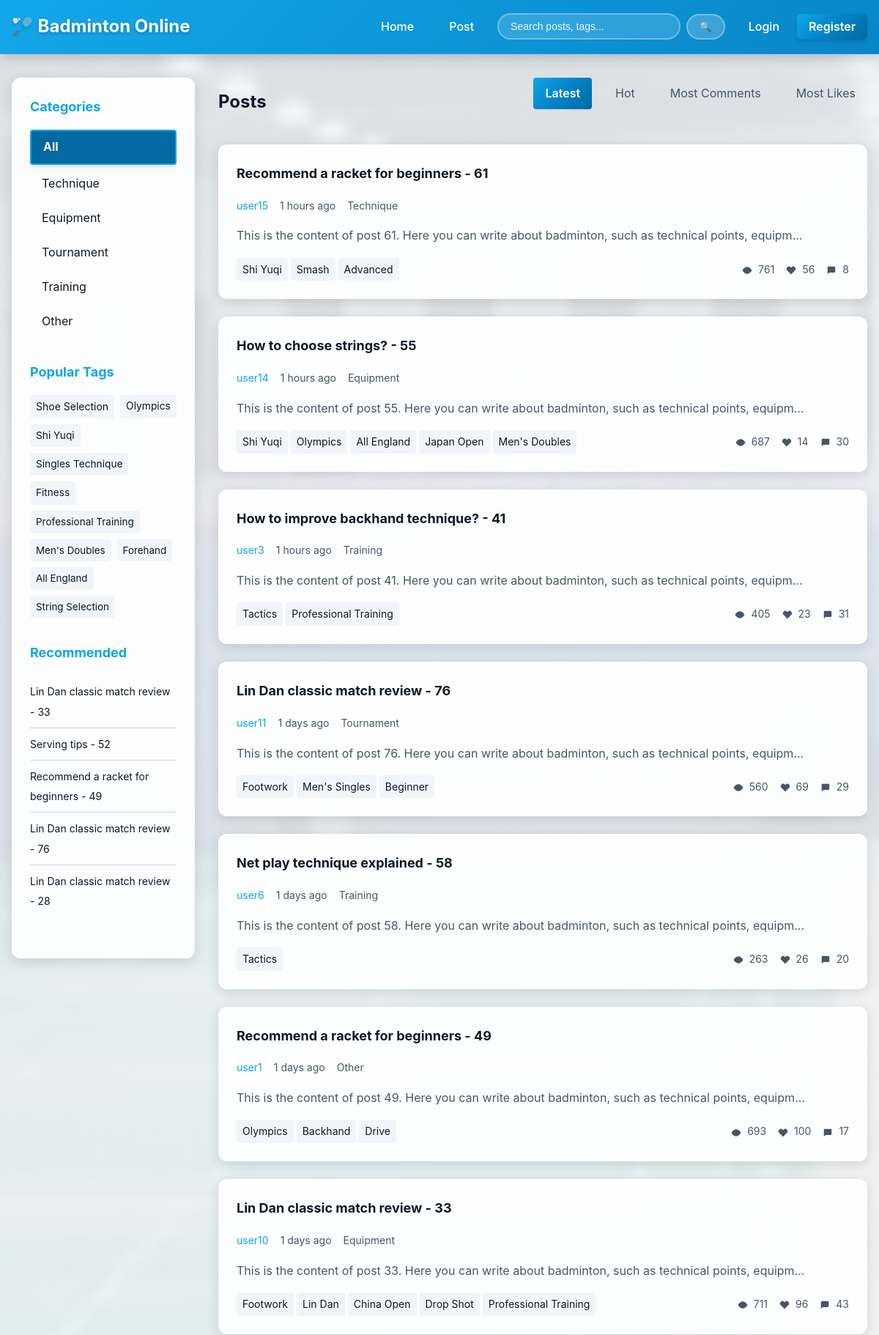
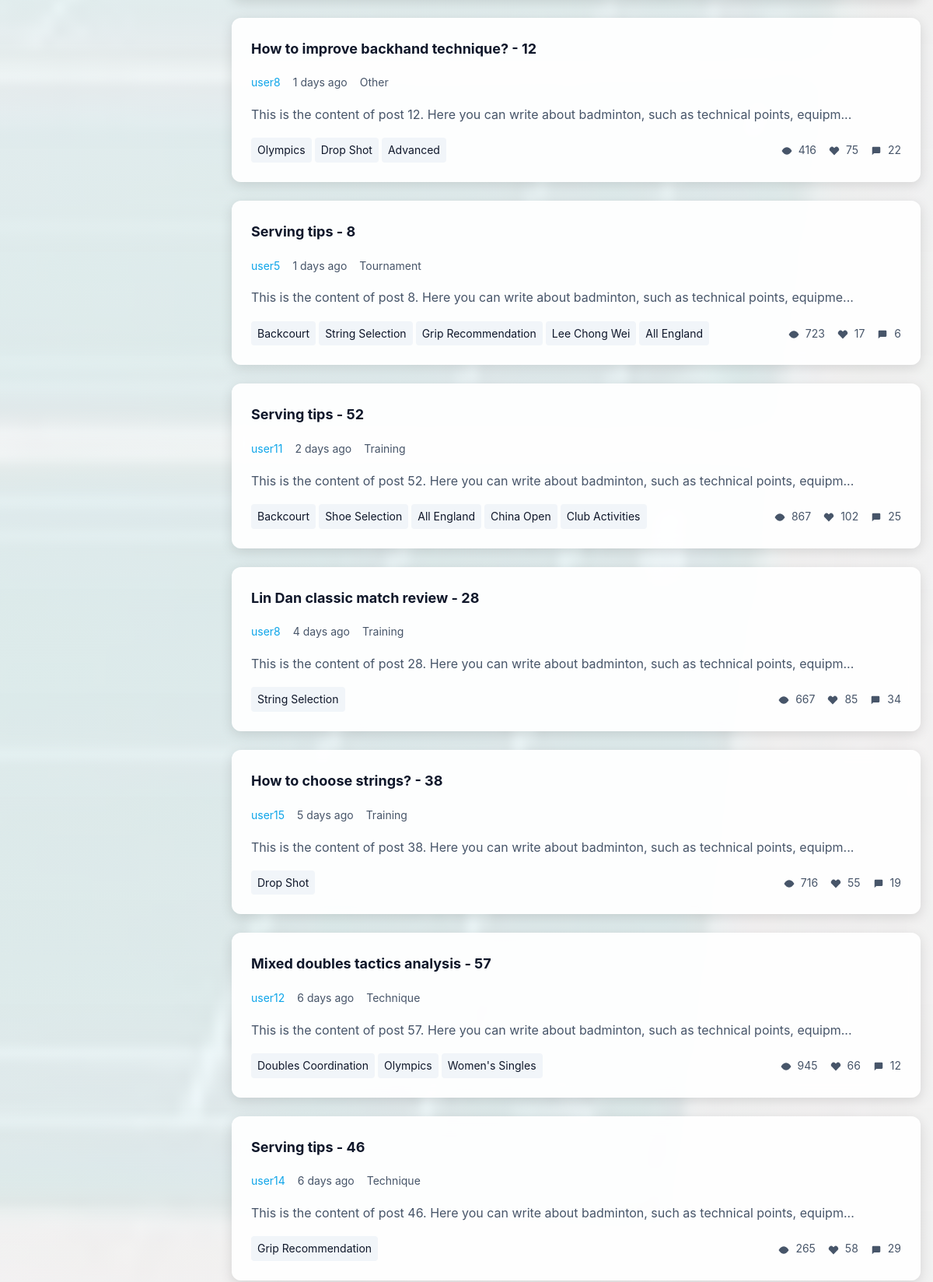
The page / (upper part) on the database its author committed (2 pictures, top to bottom).
### app/models.py (models this page shows, shortened)
class Tag(db.Model):
    __tablename__ = 'tags'
    id = db.Column(db.Integer, primary_key=True)
    name = db.Column(db.String(50), unique=True, nullable=False, index=True)
    description = db.Column(db.Text, nullable=True)
    usage_count = db.Column(db.Integer, default=0, nullable=False, index=True)
    created_at = db.Column(db.DateTime, default=datetime.utcnow, nullable=False)

class Post(db.Model):
    __tablename__ = 'posts'
    id = db.Column(db.Integer, primary_key=True)
    title = db.Column(db.String(100), nullable=False, index=True)
    content = db.Column(db.Text, nullable=False)
    author_id = db.Column(db.Integer, db.ForeignKey('users.id'), nullable=False, index=True)
    category = db.Column(db.String(20), nullable=False, index=True, default='Other')
    created_at = db.Column(db.DateTime, default=datetime.utcnow, nullable=False, index=True)
    updated_at = db.Column(db.DateTime, default=datetime.utcnow,
                         onupdate=datetime.utcnow, nullable=False)
    view_count = db.Column(db.Integer, default=0, nullable=False)
    like_count = db.Column(db.Integer, default=0, nullable=False)
    comment_count = db.Column(db.Integer, default=0, nullable=False)
    is_pinned = db.Column(db.Boolean, default=False, nullable=False)
    is_draft = db.Column(db.Boolean, default=False, nullable=False)
    comments = db.relationship('Comment', backref='post', lazy='dynamic',
                              cascade='all, delete-orphan', order_by='Comment.created_at')
    tags = db.relationship(
        'Tag', secondary=post_tags,
        backref=db.backref('posts', lazy='dynamic'),
        lazy='dynamic'
    )
    def calculate_hot_score(self):
        hours_old = (datetime.utcnow() - self.created_at).total_seconds() / 3600
        time_factor = max(0, 1 - hours_old / 168)  # Time decay within a week
        return (self.like_count * 2 +
                self.comment_count * 3 +
                self.view_count * 0.1) * (1 + time_factor)

class User(UserMixin, db.Model):
    __tablename__ = 'users'
    id = db.Column(db.Integer, primary_key=True)
    username = db.Column(db.String(80), unique=True, nullable=False, index=True)
    email = db.Column(db.String(120), unique=True, nullable=False, index=True)
    password_hash = db.Column(db.String(255), nullable=False)
    avatar_url = db.Column(db.String(255), default='default_avatar.png')
    bio = db.Column(db.Text, nullable=True)
    created_at = db.Column(db.DateTime, default=datetime.utcnow, nullable=False)
    last_login = db.Column(db.DateTime, nullable=True)
    is_active = db.Column(db.Boolean, default=True, nullable=False)
    is_admin = db.Column(db.Boolean, default=False, nullable=False)
    posts = db.relationship('Post', backref='author', lazy='dynamic',
                           cascade='all, delete-orphan')
    comments = db.relationship('Comment', backref='author', lazy='dynamic',
                              cascade='all, delete-orphan')
    following = db.relationship(
        'User', secondary=follows,
        primaryjoin=('follows.c.follower_id == User.id'),
        secondaryjoin=('follows.c.following_id == User.id'),
        backref=db.backref('followers', lazy='dynamic'),
        lazy='dynamic'
    )
    bookmarked_posts = db.relationship(
        'Post', secondary=bookmarks,
        backref=db.backref('bookmarked_by', lazy='dynamic'),
        lazy='dynamic'
    )
    liked_posts = db.relationship(
        'Post', secondary=post_likes,
        backref=db.backref('liked_by', lazy='dynamic'),
        lazy='dynamic'
    )
    liked_comments = db.relationship(
        'Comment', secondary=comment_likes,
        backref=db.backref('liked_by', lazy='dynamic'),
        lazy='dynamic'
    )

### app/routes.py (the view, shortened to what this page needs)
@main.route('/')
def index():
    page = request.args.get('page', 1, type=int)
    sort = request.args.get('sort', 'latest')
    category = request.args.get('category', '')
    tag_name = request.args.get('tag', '')
    query = Post.query.filter_by(is_draft=False)
    if tag_name:
        tag = Tag.query.filter_by(name=tag_name).first()
        if tag:
            query = query.filter(Post.tags.contains(tag))
    if sort == 'comments':
        query = query.order_by(Post.comment_count.desc())
    elif sort == 'likes':
        query = query.order_by(Post.like_count.desc())
    elif sort == 'views':
        query = query.order_by(Post.view_count.desc())
    else:  # latest
        query = query.order_by(Post.created_at.desc())
    if sort != 'hot':
        pagination = query.paginate(page=page, per_page=20, error_out=False)
        posts = pagination.items
    recommended_posts = []
    if current_user.is_authenticated:
        recommended_posts = get_recommended_posts(user=current_user, limit=5)
    else:
        recommended_posts = get_hot_posts(limit=5)
    hot_tags = Tag.query.filter(Tag.usage_count > 0).order_by(Tag.usage_count.desc()).limit(10).all()
    return render_template('index.html',
                         posts=posts,
                         pagination=pagination,
                         sort=sort,
                         category=category,
                         tag_name=tag_name,
                         recommended_posts=recommended_posts,
                         hot_tags=hot_tags,
                         time_ago=time_ago,
                         get_text_preview=get_text_preview,
                         get_category_display=get_category_display)

### app/utils.py (called while the page is built)
def get_category_display(category):
    if not category:
        return 'Other'
    return CATEGORY_MAP.get(category, category)

def get_text_preview(text, max_length=100):
    import re
    if not text:
        return ''
    text = re.sub(r'\[([^\]]+)\]\([^\)]+\)', r'\1', text)
    text = re.sub(r'!\[([^\]]*)\]\([^\)]+\)', r'\1', text)
    text = re.sub(r'\*\*([^\*]+)\*\*', r'\1', text)
    text = re.sub(r'(?<!\*)\*([^\*]+)\*(?!\*)', r'\1', text)
    text = re.sub(r'`([^`]+)`', r'\1', text)
    text = re.sub(r'^#+\s+', '', text, flags=re.MULTILINE)
    text = re.sub(r'^[\-\*\+]\s+', '', text, flags=re.MULTILINE)
    text = re.sub(r'\n\s*\n', '\n', text)
    text = text.strip()
    if len(text) > max_length:
        text = text[:max_length] + '...'
    return text

def time_ago(dt):
    if not dt:
        return ''
    now = datetime.utcnow()
    diff = now - dt
    if diff < timedelta(minutes=1):
        return 'just now'
    elif diff < timedelta(hours=1):
        return f'{int(diff.seconds / 60)} minutes ago'
    elif diff < timedelta(days=1):
        return f'{int(diff.seconds / 3600)} hours ago'
    elif diff < timedelta(days=30):
        return f'{diff.days} days ago'
    else:
        return dt.strftime('%Y-%m-%d')

def get_hot_posts(limit=15):
    posts = Post.query.filter_by(is_draft=False).all()
    scored_posts = [(post, post.calculate_hot_score()) for post in posts]
    scored_posts.sort(key=lambda x: x[1], reverse=True)
    seen_ids = set()
    unique_posts = []
    for post, score in scored_posts:
        if post.id not in seen_ids:
            seen_ids.add(post.id)
            unique_posts.append(post)
        if len(unique_posts) >= limit:
            break
    return unique_posts

### templates/index.html (shortened to what this page needs)
{% extends "base.html" %}
{% from "includes/icons.html" import icon_eye, icon_like, icon_comment %}
{% block content %}
<div class="container">
    <div class="layout">
        <aside class="sidebar" role="complementary">
            <section class="sidebar-section">
                <h2>Categories</h2>
                <nav aria-label="Category navigation">
                    <a href="{{ url_for('main.index') }}"
                       class="category-link {% if not category %}active{% endif %}">All</a>
                    <a href="{{ url_for('main.index', category='Technique') }}"
                       class="category-link {% if category == 'Technique' %}active{% endif %}">Technique</a>
                    <a href="{{ url_for('main.index', category='Equipment') }}"
                       class="category-link {% if category == 'Equipment' %}active{% endif %}">Equipment</a>
                    <a href="{{ url_for('main.index', category='Tournament') }}"
                       class="category-link {% if category == 'Tournament' %}active{% endif %}">Tournament</a>
                    <a href="{{ url_for('main.index', category='Training') }}"
                       class="category-link {% if category == 'Training' %}active{% endif %}">Training</a>
                    <a href="{{ url_for('main.index', category='Other') }}"
                       class="category-link {% if category == 'Other' %}active{% endif %}">Other</a>
                </nav>
            </section>
            <section class="sidebar-section">
                <h2>Popular Tags</h2>
                <div class="tag-cloud" role="list" aria-label="Popular tags">
                    {% if hot_tags %}
                        {% for tag in hot_tags %}
                            <a href="{{ url_for('main.tag_detail', tag_name=tag.name) }}"
                               class="tag tag-{{ 'hot' if tag.usage_count > 20 else 'normal' }}"
                               style="font-size: {{ 12 + (tag.usage_count / 10) }}px;">
                                {{ tag.name }}
                            </a>
                        {% endfor %}
                    {% else %}
                        <p class="empty-tags">No tags yet</p>
                    {% endif %}
                </div>
            </section>
            {% if recommended_posts %}
            <section class="sidebar-section">
                <h2>Recommended</h2>
                <ul class="recommended-list">
                    {% for post in recommended_posts %}
                        <li>
                            <a href="{{ url_for('main.post_detail', post_id=post.id) }}">
                                {{ post.title }}
                            </a>
                        </li>
                    {% endfor %}
                </ul>
            </section>
            {% endif %}
        </aside>
        <div class="main-area">
            <div class="posts-header">
                <h1>Posts</h1>
                <div class="sort-options">
                    <a href="{{ url_for('main.index', sort='latest', category=category, tag=tag_name) }}"
                       class="sort-link {% if sort == 'latest' %}active{% endif %}">Latest</a>
                    <a href="{{ url_for('main.index', sort='hot', category=category, tag=tag_name) }}"
                       class="sort-link {% if sort == 'hot' %}active{% endif %}">Hot</a>
                    <a href="{{ url_for('main.index', sort='comments', category=category, tag=tag_name) }}"
                       class="sort-link {% if sort == 'comments' %}active{% endif %}">Most Comments</a>
                    <a href="{{ url_for('main.index', sort='likes', category=category, tag=tag_name) }}"
                       class="sort-link {% if sort == 'likes' %}active{% endif %}">Most Likes</a>
                </div>
            </div>
            <div class="posts-list" role="list">
                {% for post in posts %}
                    <article class="post-card" role="listitem">
                        <div class="post-header">
                            <h2>
                                <a href="{{ url_for('main.post_detail', post_id=post.id) }}">
                                    {{ post.title }}
                                </a>
                            </h2>
                            <div class="post-meta">
                                <a href="{{ url_for('main.user_profile', username=post.author.username) }}"
                                   class="author-link">{{ post.author.username }}</a>
                                <span class="post-time">{{ time_ago(post.created_at) }}</span>
                                <span class="post-category">{{ get_category_display(post.category) }}</span>
                            </div>
                        </div>
                        <div class="post-preview">
                            {{ get_text_preview(post.content, 100) }}
                        </div>
                        <div class="post-footer">
                            <div class="post-tags">
                                {% for tag in post.tags %}
                                    <a href="{{ url_for('main.tag_detail', tag_name=tag.name) }}"
                                       class="tag">{{ tag.name }}</a>
                                {% endfor %}
                            </div>
                            <div class="post-stats">
                                <span>{{ icon_eye() }} {{ post.view_count }}</span>
                                <span>{{ icon_like() }} {{ post.like_count }}</span>
                                <span>{{ icon_comment() }} {{ post.comment_count }}</span>
                            </div>
                        </div>
                    </article>
                {% else %}
                    <div class="empty-state">
                        <p>No posts yet</p>
                    </div>
                {% endfor %}
            </div>
        </div>
    </div>
</div>
{% endblock %}

### templates/includes/icons.html (shortened to what this page needs)
{% macro icon_eye() %}
<svg class="icon" viewBox="0 0 24 24" fill="none" stroke="currentColor" stroke-width="2" stroke-linecap="round" stroke-linejoin="round">
    <path d="M1 12s4-8 11-8 11 8 11 8-4 8-11 8-11-8-11-8z"></path>
    <circle cx="12" cy="12" r="3"></circle>
</svg>
{% endmacro %}
{% macro icon_like(filled=false) %}
<svg class="icon" viewBox="0 0 24 24" fill="{% if filled %}currentColor{% else %}none{% endif %}" stroke="currentColor" stroke-width="2" stroke-linecap="round" stroke-linejoin="round">
    <path d="M20.84 4.61a5.5 5.5 0 0 0-7.78 0L12 5.67l-1.06-1.06a5.5 5.5 0 0 0-7.78 7.78l1.06 1.06L12 21.23l7.78-7.78 1.06-1.06a5.5 5.5 0 0 0 0-7.78z"></path>
</svg>
{% endmacro %}
{% macro icon_comment() %}
<svg class="icon" viewBox="0 0 24 24" fill="none" stroke="currentColor" stroke-width="2" stroke-linecap="round" stroke-linejoin="round">
    <path d="M21 15a2 2 0 0 1-2 2H7l-4 4V5a2 2 0 0 1 2-2h14a2 2 0 0 1 2 2z"></path>
</svg>
{% endmacro %}

### static/css/components.css (style rules this page uses)
.posts-header { display: flex; justify-content: space-between; align-items: center; margin-bottom: var(--spacing-lg); flex-wrap: wrap; gap: var(--spacing-md); }
.posts-header h1 { font-size: var(--font-size-xl); color: var(--text-primary); }
.post-stats { display: flex; gap: var(--spacing-md); font-size: var(--font-size-sm); color: var(--text-secondary); align-items: center; }
.post-stats svg { width: 1em; height: 1em; vertical-align: middle; margin-right: 0.25rem; }
.recommended-list { list-style: none; }
.recommended-list li { padding: var(--spacing-sm) 0; border-bottom: 1px solid var(--border-color); }
.recommended-list li:last-child { border-bottom: none; }
.recommended-list a { color: var(--text-primary); text-decoration: none; font-size: var(--font-size-sm); }

### static/css/background.css (style rules this page uses)
body { position: relative; }
body::before { content: ''; position: fixed; top: 0; left: 0; width: 100%; height: 100%; background-image: var(--bg-image, url('/static/images/background.jpg')); background-size: cover; background-position: center; background-attachment: fixed; background-repeat: no-repeat; opacity: 0.25; z-index: -2; pointer-events: none; filter: blur(3px); transform: scale(1.05); }
body::after { content: ''; position: fixed; top: 0; left: 0; width: 100%; height: 100%; background: linear-gradient( to bottom, rgba(241, 245, 249, 0.6) 0%, rgba(241, 245, 249, 0.5) 50%, rgba(241, 245, 249, 0.6) 100% ); z-index: -1; pointer-events: none; }
.post-card, .post-detail, .profile-header, .sidebar, .settings-container, .auth-container, .form-container { background: rgba(255, 255, 255, 0.92); -webkit-backdrop-filter: blur(10px); backdrop-filter: blur(10px); box-shadow: 0 4px 16px rgba(0, 0, 0, 0.12); border: 1px solid rgba(255, 255, 255, 0.4); }

### rows shown on the page
Tag: name "Shoe Selection"
Tag: name "Olympics"
Tag: name "Shi Yuqi"
Tag: name "Singles Technique"
Tag: name "Fitness"
Tag: name "Professional Training"
Tag: name "Men's Doubles"
Tag: name "Forehand"
Tag: name "All England"
Tag: name "String Selection"
Post: title "Lin Dan classic match review - 33", author.username "user10", created_at "1 days ago", category "Equipment", content "This is the content of post 33. Here you can write about badminton, such as technical points, equipm...", view_count "711", like_count "96", comment_count "43"
Post: title "Serving tips - 52", author.username "user11", created_at "2 days ago", category "Training", content "This is the content of post 52. Here you can write about badminton, such as technical points, equipm...", view_count "867", like_count "102", comment_count "25"
Post: title "Recommend a racket for beginners - 49", author.username "user1", created_at "1 days ago", category "Other", content "This is the content of post 49. Here you can write about badminton, such as technical points, equipm...", view_count "693", like_count "100", comment_count "17"
Post: title "Lin Dan classic match review - 76", author.username "user11", created_at "1 days ago", category "Tournament", content "This is the content of post 76. Here you can write about badminton, such as technical points, equipm...", view_count "560", like_count "69", comment_count "29"
Post: title "Lin Dan classic match review - 28", author.username "user8", created_at "4 days ago", category "Training", content "This is the content of post 28. Here you can write about badminton, such as technical points, equipm...", view_count "667", like_count "85", comment_count "34"
Post: title "Recommend a racket for beginners - 61", author.username "user15", created_at "1 hours ago", category "Technique", content "This is the content of post 61. Here you can write about badminton, such as technical points, equipm...", view_count "761", like_count "56", comment_count "8"
Tag: name "Smash"
Tag: name "Advanced"
Post: title "How to choose strings? - 55", author.username "user14", created_at "1 hours ago", category "Equipment", content "This is the content of post 55. Here you can write about badminton, such as technical points, equipm...", view_count "687", like_count "14", comment_count "30"
Tag: name "Japan Open"
Post: title "How to improve backhand technique? - 41", author.username "user3", created_at "1 hours ago", category "Training", content "This is the content of post 41. Here you can write about badminton, such as technical points, equipm...", view_count "405", like_count "23", comment_count "31"
Tag: name "Tactics"
Tag: name "Footwork"
Tag: name "Men's Singles"
Tag: name "Beginner"
Post: title "Net play technique explained - 58", author.username "user6", created_at "1 days ago", category "Training", content "This is the content of post 58. Here you can write about badminton, such as technical points, equipm...", view_count "263", like_count "26", comment_count "20"
Tag: name "Backhand"
Tag: name "Drive"
Tag: name "Lin Dan"
Tag: name "China Open"
Tag: name "Drop Shot"
Post: title "How to improve backhand technique? - 12", author.username "user8", created_at "1 days ago", category "Other", content "This is the content of post 12. Here you can write about badminton, such as technical points, equipm...", view_count "416", like_count "75", comment_count "22"
Post: title "Serving tips - 8", author.username "user5", created_at "1 days ago", category "Tournament", content "This is the content of post 8. Here you can write about badminton, such as technical points, equipme...", view_count "723", like_count "17", comment_count "6"
Tag: name "Backcourt"
Tag: name "Grip Recommendation"
Tag: name "Lee Chong Wei"
Tag: name "Club Activities"
Post: title "How to choose strings? - 38", author.username "user15", created_at "5 days ago", category "Training", content "This is the content of post 38. Here you can write about badminton, such as technical points, equipm...", view_count "716", like_count "55", comment_count "19"
Post: title "Mixed doubles tactics analysis - 57", author.username "user12", created_at "6 days ago", category "Technique", content "This is the content of post 57. Here you can write about badminton, such as technical points, equipm...", view_count "945", like_count "66", comment_count "12"
Tag: name "Doubles Coordination"
Tag: name "Women's Singles"
Post: title "Serving tips - 46", author.username "user14", created_at "6 days ago", category "Technique", content "This is the content of post 46. Here you can write about badminton, such as technical points, equipm...", view_count "265", like_count "58", comment_count "29"
